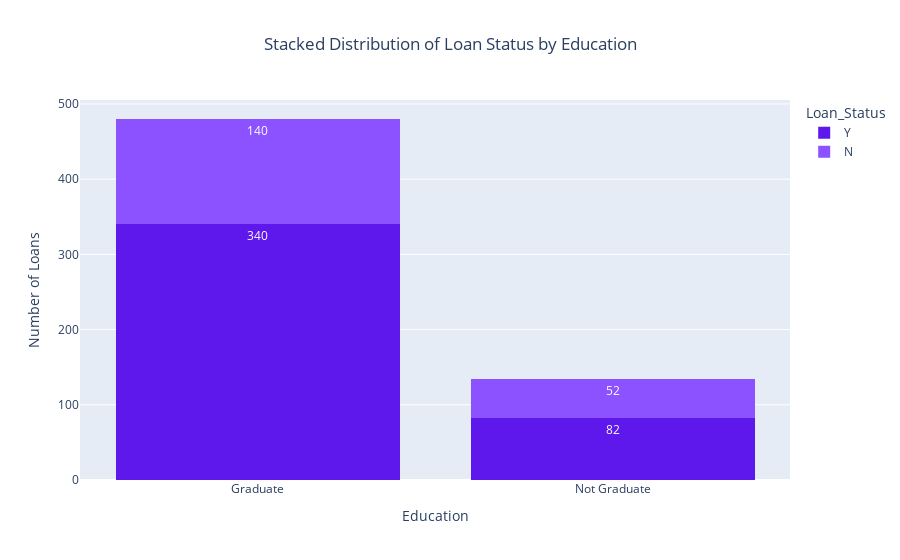

The cell this chart's notebook holds for it:
### Code cell
# Define categories and corresponding colors
categories = ['Y', 'N']
category_colors = ['#5E18EB', '#8C52FF']
color_mapping = {'Y': category_colors[0], 'N': category_colors[1]}

# Plot the histogram with LoanAmount on the x-axis and stacked Loan_Status
fig = px.histogram(loan,
                   x="Education",
                   color="Loan_Status",
                   color_discrete_map=color_mapping, 
                   barmode='stack',  
                   title='Stacked Distribution of Loan Status by Education',
                   labels={'Education': 'Education'},
                   text_auto=True)  

# Update layout for centering the title and adjusting y-axis title
fig.update_layout(title_x=0.5, yaxis_title='Number of Loans')

# Show the plot
fig.show()

### Figure 1 — Plotly figure (JSON) as saved in the notebook; plotly's stock layout.template omitted (floating-point values rounded to 4 significant figures; data arrays with more than 128 entries replaced by an {"elided": "..."} marker saying what was removed)
{"data": [{"alignmentgroup": "True", "bingroup": "x", "hovertemplate": "Loan_Status=Y<br>Education=%{x}<br>count=%{y}<extra></extra>", "legendgroup": "Y", "marker": {"color": "#5E18EB", "pattern": {"shape": ""}}, "name": "Y", "offsetgroup": "Y", "orientation": "v", "showlegend": true, "texttemplate": "%{value}", "type": "histogram", "x": {"elided": "422 str values"}, "xaxis": "x", "yaxis": "y"}, {"alignmentgroup": "True", "bingroup": "x", "hovertemplate": "Loan_Status=N<br>Education=%{x}<br>count=%{y}<extra></extra>", "legendgroup": "N", "marker": {"color": "#8C52FF", "pattern": {"shape": ""}}, "name": "N", "offsetgroup": "N", "orientation": "v", "showlegend": true, "texttemplate": "%{value}", "type": "histogram", "x": {"elided": "192 str values"}, "xaxis": "x", "yaxis": "y"}], "layout": {"barmode": "stack", "legend": {"title": {"text": "Loan_Status"}, "tracegroupgap": 0}, "title": {"text": "Stacked Distribution of Loan Status by Education", "x": 0.5}, "xaxis": {"anchor": "y", "domain": [0, 1], "title": {"text": "Education"}}, "yaxis": {"anchor": "x", "domain": [0, 1], "title": {"text": "Number of Loans"}}}}
